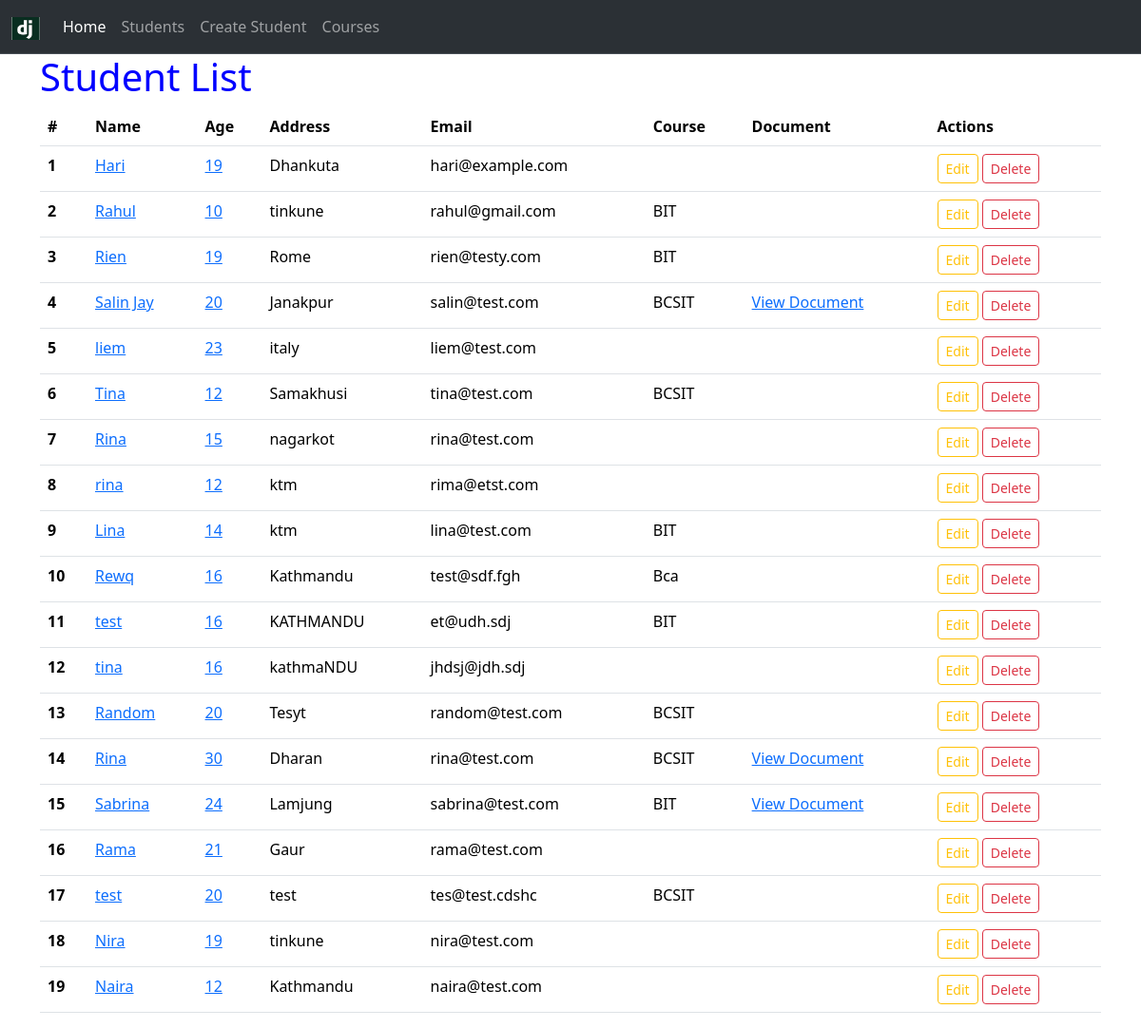
The page /students/ on the database its author committed.
### students/models.py (models this page shows, shortened)
class Student(models.Model):
    name = models.CharField(max_length=100)
    email = models.EmailField()
    age = models.IntegerField()
    address = models.CharField(max_length=200)
    course = models.ForeignKey(Course, on_delete=models.SET_NULL,null=True, blank=True, related_name="students")
    subjects = models.ManyToManyField(Subject, related_name="students")
    document = models.FileField(upload_to="documents/", blank=True)
    profile_picture = models.ImageField(upload_to="profile_pictures/", blank=True)

class Course(models.Model):
    name = models.CharField(max_length=100)

### students/views.py (the view)
# urls.py: path("students/", list_students, name="students"),
def list_students(request):
    students = Student.objects.all()
    context = {
        'header' : 'Student List',
        'title': 'Students',
        'students': students
    }
    return render(request, "students/list_student.html",context)

### students/templates/students/list_student.html (shortened to what this page needs)
{% extends 'students/base.html' %}
{% block content %}
    <table class="table">
        <thead>
            <tr>
                <th scope="col">#</th>
                <th scope="col">Name</th>
                <th scope="col">Age</th>
                <th scope="col">Address</th>
                <th scope="col">Email</th>
                <th scope="col">Course</th>
                <th scope="col">Document</th>
                <th scope="col">Actions</th>
            </tr>
        </thead>
        <tbody>
            {% for std in students %}
            <tr>
                <th scope="row">{{forloop.counter}}</th>
                <td><a href="{% url 'view_student' student_id=std.id %}">{{std.name}}</a></td>
                <td><a href="/students/{{std.id}}">{{std.age}}</a></td>
                <td>{{std.address}}</td>
                <td>{{std.email}}</td>
                <td>{{std.course.name}}</td>
                <td>
                    {% if std.document %}
                    <a href="{{ std.document.url }}" target="_blank">View Document</a>
                    {% endif %}
                </td>
                <td>
                    <a href="{% url 'edit_student' student_id=std.id %}" class="btn btn-sm btn-outline-warning">Edit</a>
                    <button class="btn btn-sm btn-outline-danger" data-bs-toggle="modal" data-bs-target="#exampleModal{{std.id}}">Delete</button>
                </td>
            </tr>
            {% endfor %}
        </tbody>
    </table>
{% endblock %}

### students/templates/students/base.html (shortened to what this page needs)
{% load static %}
<!DOCTYPE html>
<html>
<head>
    <link href="https://cdn.jsdelivr.net/npm/bootstrap@5.3.8/dist/css/bootstrap.min.css" rel="stylesheet"
>
    <link rel="stylesheet" type="text/css" href="{% static 'students/style.css' %}">
</head>
<body>
    <nav class="navbar navbar-expand-lg bg-body-tertiary bg-dark border-bottom border-body"  data-bs-theme="dark">
        <div class="container-fluid">
            <a class="navbar-brand" href="#">
                <img alt="Bootstrap" width="30" height="24">
            </a>
            <div class="collapse navbar-collapse" id="navbarNav">
                <ul class="navbar-nav">
                    <li class="nav-item">
                        <a class="nav-link active" aria-current="page" href="{% url 'home' %}">Home</a>
                    </li>
                    <li class="nav-item">
                        <a class="nav-link" href="{% url 'students' %}">Students</a>
                    </li>
                    <li class="nav-item">
                        <a class="nav-link" href="{% url 'add_student' %}">Create Student</a>
                    </li>
                    <li class="nav-item">
                        <a class="nav-link" href="{% url 'courses' %}">Courses</a>
                    </li>
                </ul>
            </div>
        </div>
    </nav>
    <div class="container">
        <div class="row">
            <div class="col-10">
                <h1>{{ header }}</h1>
            </div>
            <div class="col">
            </div>
        </div>
        {% block content %}
        {% endblock %}
    </div>
</body>
</html>

### students/static/students/style.css (style rules this page uses)
h1 { color: blue; }

### rows shown on the page
Student: name "Hari", age "19", address "Dhankuta", email "hari@example.com"
Student: name "Rahul", age "10", address "tinkune", email "rahul@gmail.com", course.name "BIT"
Student: name "Rien", age "19", address "Rome", email "rien@testy.com", course.name "BIT"
Student: name "Salin Jay", age "20", address "Janakpur", email "salin@test.com", course.name "BCSIT"
Student: name "liem", age "23", address "italy", email "liem@test.com"
Student: name "Tina", age "12", address "Samakhusi", email "tina@test.com", course.name "BCSIT"
Student: name "Rina", age "15", address "nagarkot", email "rina@test.com"
Student: name "rina", age "12", address "ktm", email "rima@etst.com"
Student: name "Lina", age "14", address "ktm", email "lina@test.com", course.name "BIT"
Student: name "Rewq", age "16", address "Kathmandu", email "test@sdf.fgh", course.name "Bca"
Student: name "test", age "16", address "KATHMANDU", email "et@udh.sdj", course.name "BIT"
Student: name "tina", age "16", address "kathmaNDU", email "jhdsj@jdh.sdj"
Student: name "Random", age "20", address "Tesyt", email "random@test.com", course.name "BCSIT"
Student: name "Rina", age "30", address "Dharan", email "rina@test.com", course.name "BCSIT"
Student: name "Sabrina", age "24", address "Lamjung", email "sabrina@test.com", course.name "BIT"
Student: name "Rama", age "21", address "Gaur", email "rama@test.com"
Student: name "test", age "20", address "test", email "tes@test.cdshc", course.name "BCSIT"
Student: name "Nira", age "19", address "tinkune", email "nira@test.com"
Student: name "Naira", age "12", address "Kathmandu", email "naira@test.com"

### other values the page prints
{{ header }} "Student List"
